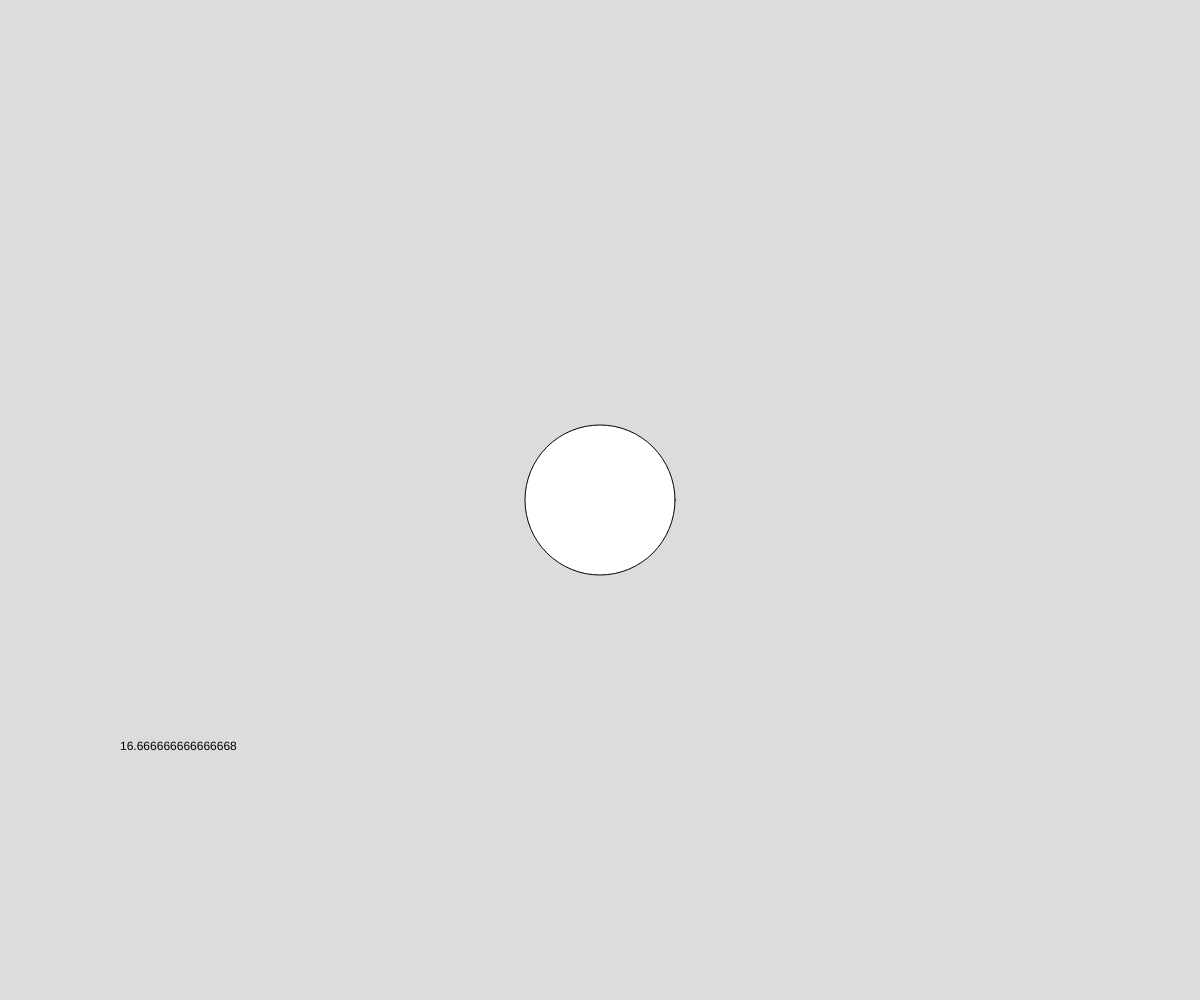
Frame 1 (no input)
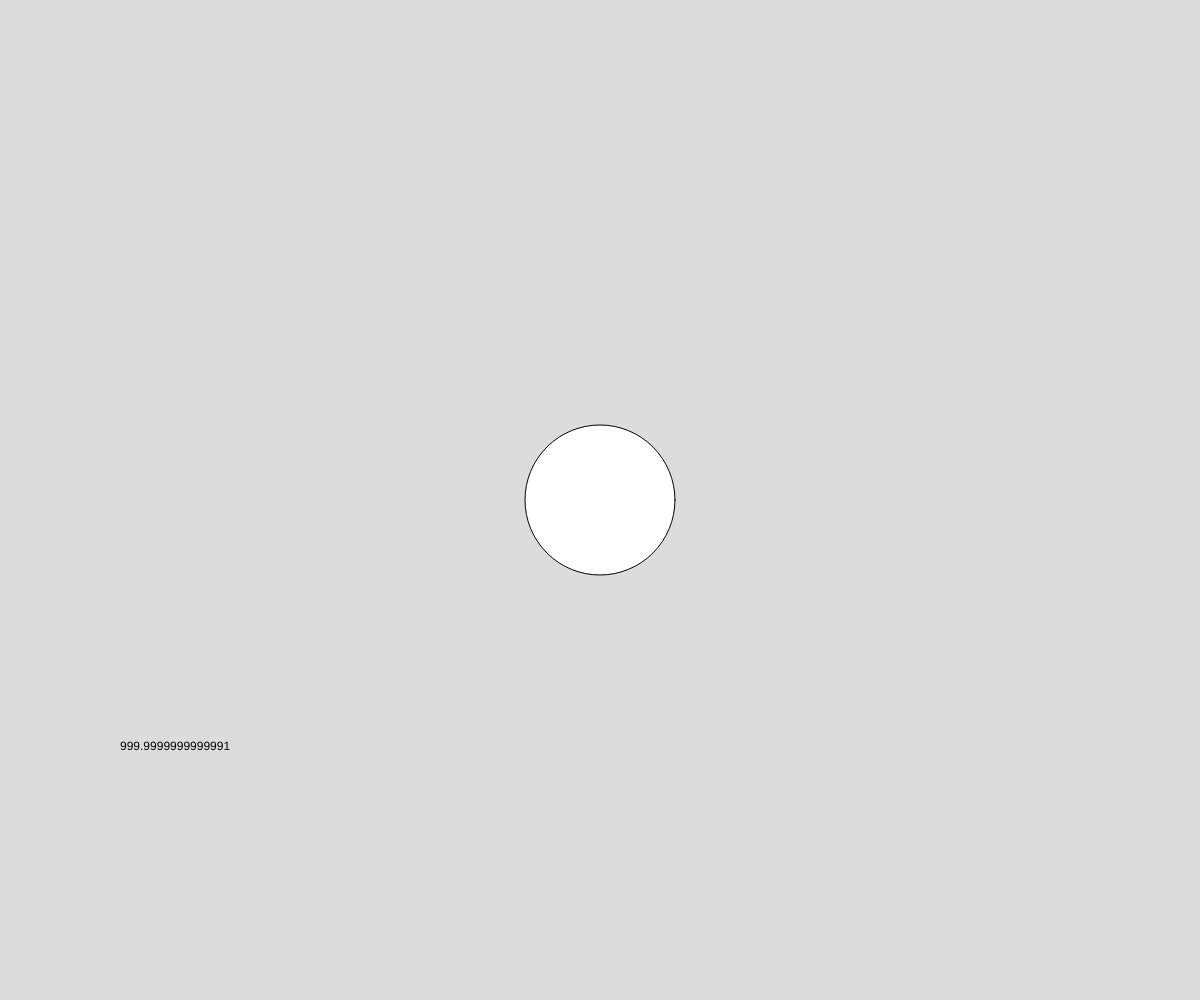
Frame 60 (no input)
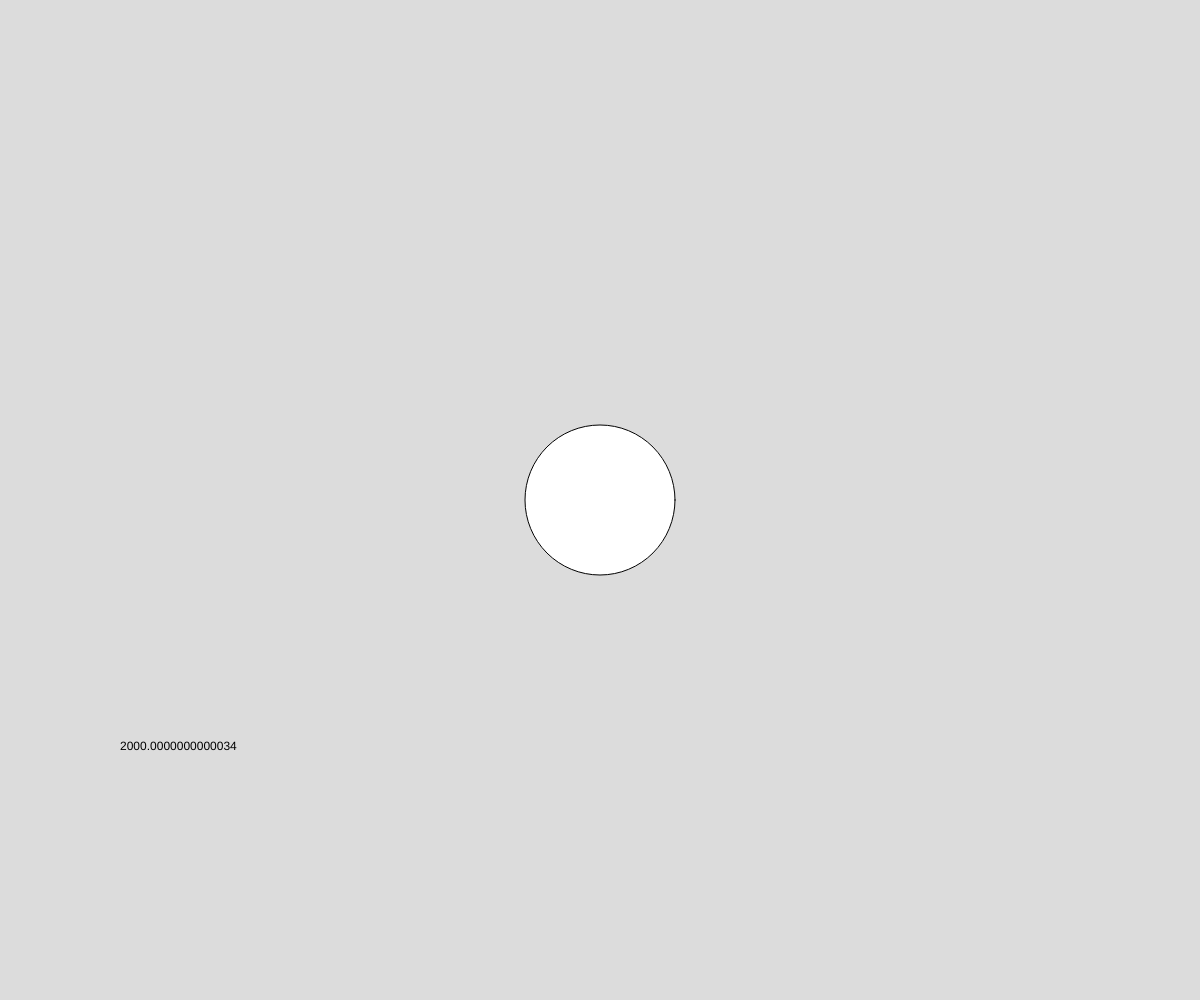
Frame 120 (the mouse pressed at the canvas centre since frame 60)

The p5.js sketch that drew these frames (run headless with seeded random() and noise() and a simulated clock; from frame 60 on, the mouse is pressed at the canvas centre):

// p5.js sketch
// ── sketch.js
// State Variables and Time Delays
// Priyansh Jhanji
// 13th February 2025
// State Variables, Switch, Fames/Time

//Global Variable Declaration
let shapeState = 1;   // 1- Circle, 2- Square, 3- Triangle, 4- Tranzition
let startTime, elapsedTime;

function setup() {
  createCanvas(windowWidth, windowHeight);
  startTime = millis(); //should roughly 0
}

function manageTimer(){
  //update elsapsedTime variable
  //and display
  elapsedTime = millis() - startTime;
  text(elapsedTime, width*0.1, height*0.75);
}

function drawShape() {
  switch(shapeState) {
  case 1:
    circle(width/2, height/2, 150);
    break;
  case 2:
    square(width/2, height/2, 150);
    break;
  case 3:
    let x = width/2;  let y = height/2;
    triangle(x-50, y+50, x+50, y-50, x, y-25);
    break;
  case 4:
    for(let i=0; i< 20; i++) {
      let x = random(width*0.4, width*0.6); 
      let y = random(height*0.4, height*0.6);
      line(x, y, x+25, y);
    }
    break;
  }
}

function keyPressed() {
  //on each keypress, let's advance the state
  //variable 1+2 2+3 3+4 (for 2 seconds)-> 1
  if (shapeState < 4) {
    shapeState++;
  }
  if(shapeState === 4) {
    startTime = millis();
  }  
}
function draw() {
  background(220);
  drawShape();
  manageTimer();
  if(shapeState === 4 && elapsedTime > 1) {
    shapeState = 1;
  }   
}   
